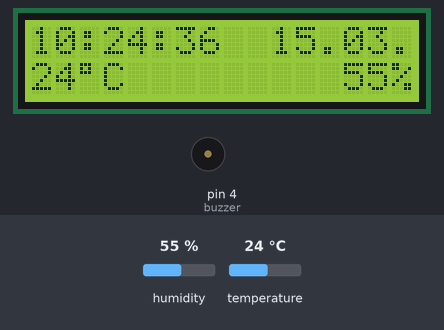
The sketch below on a simulated Arduino Uno, built with avr-gcc and run on an emulated ATmega328P. Shown: 16×2 character LCD, buzzer (waves = sounding). The inputs (shaded band) are chosen by the test bench; at power-on: humidity 55 %, temperature 24 °C. The local clock reads 2024-03-15 10:24:30 at power-on unless the sketch sets it; what the sketch prints to the serial monitor is not drawn.

Above: at 6.3 s.
6.4 s: humidity set to 22 %
At 12.4 s:
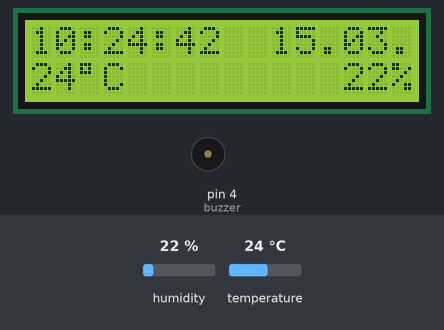
13.0 s: humidity set to 49 %
At 18.9 s:
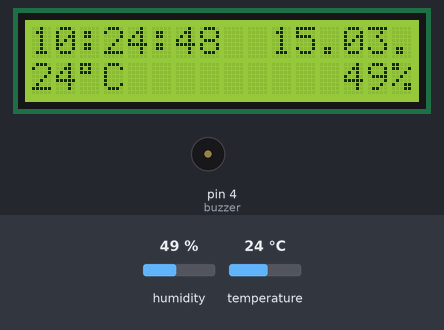
19.4 s: humidity set to 52 %
At 25.3 s:
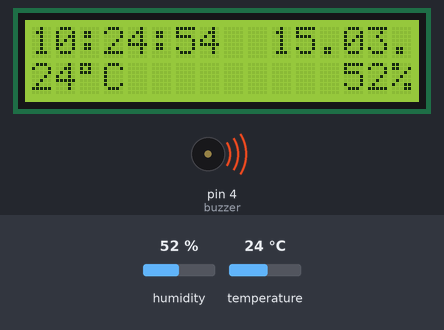
25.8 s: temperature set to 12 °C
At 37.8 s:
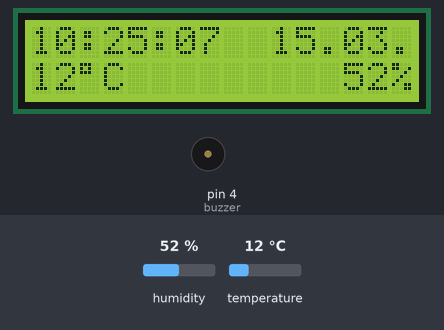
Timing chart, 0 to 38.2 s (numbered marks = the images above; inputs shaded):
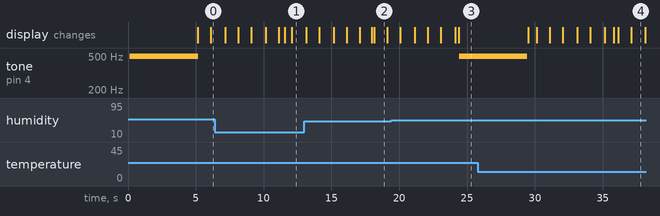

The sketch:

RTC_DHT_with_LCD.ino
```cpp
//www.elegoo.com
//2016.12.9
// some additions by mevo


// include the library code:
#include <LiquidCrystal.h>
#include <TimeLib.h>
#include <DS3232RTC.h>    //http://github.com/JChristensen/DS3232RTC
#include <Wire.h>         //http://arduino.cc/en/Reference/Wire (included with Arduino IDE)
#include <SimpleDHT.h>

#define lcdColumns 16
#define lcdLines   2

// for DHT11,
//      VCC: 5V or 3V
//      GND: GND
//      DATA: 2
int pinDHT11 = 2;
int buzzer   = 4;
SimpleDHT11 dht11;


// initialize the library with the numbers of the interface pins
LiquidCrystal lcd(7, 8, 9, 10, 11, 12);
long delayCounter = 0;
boolean alarmSet = false;

void setup() {
  // set up the LCD's number of columns and rows:
  lcd.begin(lcdColumns, lcdLines);
  pinMode(buzzer,OUTPUT);//initialize the buzzer pin as an output

  Serial.begin(9600);
  setSyncProvider(RTC.get);   // the function to get the time from the RTC
  if(timeStatus() != timeSet)
      Serial.println("Unable to sync with the RTC");
  else
      Serial.println("RTC has set the system time");

  digitalClockDisplay(0, 0);
  tempAndHumDisplay(0, 1, &alarmSet);
}

void loop() {

  digitalClockDisplay(0, 0);
  if (delayCounter >= 6000)
  {
    // update temperature and humidity only once per minute
    tempAndHumDisplay(0, 1, &alarmSet);
    delayCounter = 0;
  }
  delay(100);
  delayCounter +=100;
}

void digitalClockDisplay(int column, int line)
{
    // digital clock display of the time and date
    lcd.setCursor(column, line);
    printDigits(hour(), ':');
    printDigits(minute(), ':');
    printDigits(second(), ' ');
    lcd.setCursor(column + 10, line);
    printDigits(day(), '.');
    printDigits(month(), '.');
    // printDigits(year(), ' ');
}

void tempAndHumDisplay(int column, int line, boolean *alarmSet)
// get temperature and humidity from DHT11 module
{
  // read DHT11 with raw sample data.
  byte temperature = 0;
  byte humidity = 0;
  byte data[40] = {0};
  if (dht11.read(pinDHT11, &temperature, &humidity, data)) {
    Serial.print("Read DHT11 failed");
    return;
  }
  lcd.setCursor(column, line);
  printDigits(temperature, char(223));
  lcd.print("C");
  lcd.setCursor(lcdColumns - 3, line);
  printDigits(humidity, '%');
  if (humidity > 50)
  {
    giveAlarm(5, alarmSet);
  }
  else
  {
    *alarmSet = false;
  }
}

void printDigits(int digits, char separator)
{
    // utility function for digital clock display: prints preceding colon and leading 0
    if(digits < 10)
        lcd.print('0');
    lcd.print(digits);
    lcd.print(separator);
}

void giveAlarm(int duration, boolean *alarmSet)
// duration defines the duration of the alarm in seconds
{

  if ( ! *alarmSet)
  {
    *alarmSet = true;
    for(int i = 0; i < duration * 500; i++)
    {
      digitalWrite(buzzer,HIGH);
      delay(1);//wait for 1ms
      digitalWrite(buzzer,LOW);
      delay(1);//wait for 1ms
    }
  }
}
```

Measured:
- the behaviour switches between 50 and 51 % on humidity (found by bisection; images 2 and 3)
- after the input at 19.4 s, tone on pin 4 (buzzer): silent → 496 Hz after 5.0 s
